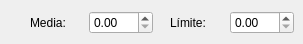
        <widget class="QWidget" name="page_19">
         <widget class="QWidget" name="layoutWidget_43">
          <property name="geometry">
           <rect>
            <x>30</x>
            <y>10</y>
            <width>123</width>
            <height>25</height>
           </rect>
          </property>
          <layout class="QHBoxLayout" name="horizontalLayout_63">
           <item>
            <widget class="QLabel" name="label_80">
             <property name="text">
              <string>Media:</string>
             </property>
            </widget>
           </item>
           <item>
            <widget class="QDoubleSpinBox" name="d5expomed">
             <property name="maximum">
              <double>999.990000000000009</double>
             </property>
            </widget>
           </item>
          </layout>
         </widget>
         <widget class="QWidget" name="layoutWidget_44">
          <property name="geometry">
           <rect>
            <x>170</x>
            <y>10</y>
            <width>124</width>
            <height>25</height>
           </rect>
          </property>
          <layout class="QHBoxLayout" name="horizontalLayout_64">
           <item>
            <widget class="QLabel" name="label_81">
             <property name="text">
              <string>Límite:</string>
             </property>
            </widget>
           </item>
           <item>
            <widget class="QDoubleSpinBox" name="d5expolim">
             <property name="maximum">
              <double>999.990000000000009</double>
             </property>
            </widget>
           </item>
          </layout>
         </widget>
        </widget>
